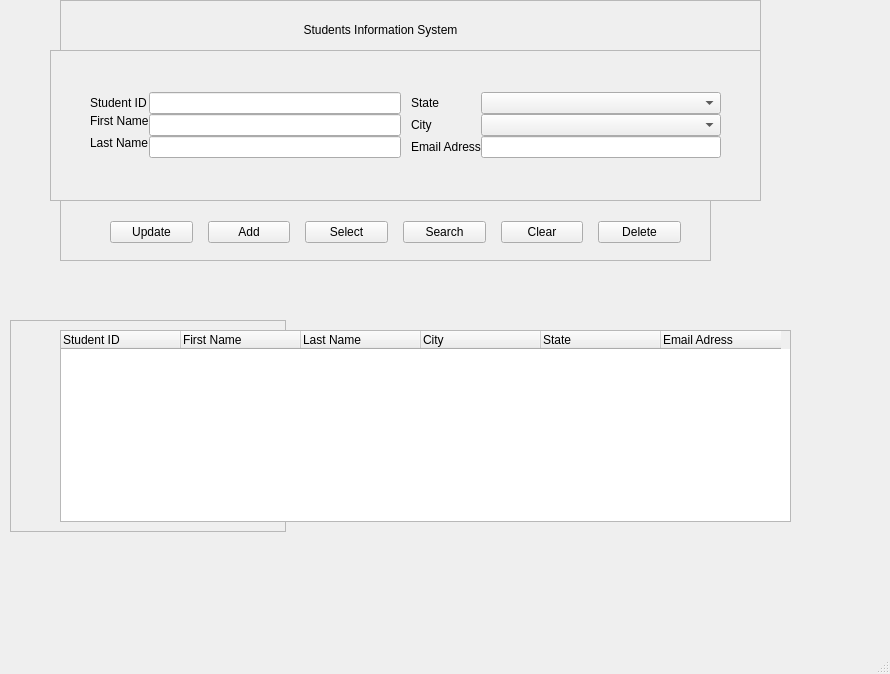
<?xml version="1.0" encoding="UTF-8"?>
<ui version="4.0">
 <class>Form</class>
 <widget class="QMainWindow" name="Form">
  <property name="geometry">
   <rect>
    <x>0</x>
    <y>0</y>
    <width>890</width>
    <height>674</height>
   </rect>
  </property>
  <property name="windowTitle">
   <string>MainWindow</string>
  </property>
  <widget class="QWidget" name="centralwidget">
   <widget class="QFrame" name="info_frame">
    <property name="geometry">
     <rect>
      <x>50</x>
      <y>50</y>
      <width>711</width>
      <height>151</height>
     </rect>
    </property>
    <property name="frameShape">
     <enum>QFrame::Shape::StyledPanel</enum>
    </property>
    <property name="frameShadow">
     <enum>QFrame::Shadow::Raised</enum>
    </property>
    <widget class="QWidget" name="">
     <property name="geometry">
      <rect>
       <x>10</x>
       <y>10</y>
       <width>691</width>
       <height>131</height>
      </rect>
     </property>
     <layout class="QGridLayout" name="gridLayout_3">
      <property name="leftMargin">
       <number>30</number>
      </property>
      <property name="topMargin">
       <number>20</number>
      </property>
      <property name="rightMargin">
       <number>30</number>
      </property>
      <property name="bottomMargin">
       <number>20</number>
      </property>
      <property name="horizontalSpacing">
       <number>10</number>
      </property>
      <item row="0" column="0">
       <layout class="QGridLayout" name="gridLayout_2">
        <item row="0" column="0">
         <widget class="QLabel" name="label">
          <property name="text">
           <string>Student ID</string>
          </property>
         </widget>
        </item>
        <item row="0" column="1">
         <widget class="QLineEdit" name="lineEdit"/>
        </item>
        <item row="1" column="0">
         <widget class="QLabel" name="label_2">
          <property name="text">
           <string>First Name</string>
          </property>
         </widget>
        </item>
        <item row="1" column="1" rowspan="2">
         <widget class="QLineEdit" name="lineEdit_2"/>
        </item>
        <item row="2" column="0" rowspan="2">
         <widget class="QLabel" name="label_3">
          <property name="text">
           <string>Last Name</string>
          </property>
         </widget>
        </item>
        <item row="3" column="1">
         <widget class="QLineEdit" name="lineEdit_3"/>
        </item>
       </layout>
      </item>
      <item row="0" column="1">
       <layout class="QGridLayout" name="gridLayout">
        <item row="0" column="0">
         <widget class="QLabel" name="label_6">
          <property name="text">
           <string>State</string>
          </property>
         </widget>
        </item>
        <item row="0" column="1">
         <widget class="QComboBox" name="comboBox_2"/>
        </item>
        <item row="1" column="0">
         <widget class="QLabel" name="label_5">
          <property name="text">
           <string>City</string>
          </property>
         </widget>
        </item>
        <item row="1" column="1">
         <widget class="QComboBox" name="comboBox"/>
        </item>
        <item row="2" column="0">
         <widget class="QLabel" name="label_4">
          <property name="text">
           <string>Email Adress</string>
          </property>
         </widget>
        </item>
        <item row="2" column="1">
         <widget class="QLineEdit" name="lineEdit_6"/>
        </item>
       </layout>
      </item>
     </layout>
    </widget>
   </widget>
   <widget class="QFrame" name="function_frame">
    <property name="geometry">
     <rect>
      <x>60</x>
      <y>200</y>
      <width>651</width>
      <height>61</height>
     </rect>
    </property>
    <property name="frameShape">
     <enum>QFrame::Shape::StyledPanel</enum>
    </property>
    <property name="frameShadow">
     <enum>QFrame::Shadow::Raised</enum>
    </property>
    <widget class="QWidget" name="">
     <property name="geometry">
      <rect>
       <x>20</x>
       <y>10</y>
       <width>631</width>
       <height>44</height>
      </rect>
     </property>
     <layout class="QGridLayout" name="gridLayout_4">
      <property name="leftMargin">
       <number>30</number>
      </property>
      <property name="topMargin">
       <number>10</number>
      </property>
      <property name="rightMargin">
       <number>30</number>
      </property>
      <property name="bottomMargin">
       <number>10</number>
      </property>
      <property name="horizontalSpacing">
       <number>15</number>
      </property>
      <item row="0" column="0">
       <widget class="QPushButton" name="update_btn">
        <property name="text">
         <string>Update</string>
        </property>
        <property name="icon">
         <iconset>
          <normaloff>icon/update.svg</normaloff>icon/update.svg</iconset>
        </property>
       </widget>
      </item>
      <item row="0" column="1">
       <widget class="QPushButton" name="add_btn">
        <property name="text">
         <string>Add</string>
        </property>
        <property name="icon">
         <iconset>
          <normaloff>icon/add.svg</normaloff>icon/add.svg</iconset>
        </property>
       </widget>
      </item>
      <item row="0" column="2">
       <widget class="QPushButton" name="select_btn">
        <property name="text">
         <string>Select</string>
        </property>
        <property name="icon">
         <iconset>
          <normaloff>icon/select.svg</normaloff>icon/select.svg</iconset>
        </property>
       </widget>
      </item>
      <item row="0" column="3">
       <widget class="QPushButton" name="search_btn">
        <property name="text">
         <string>Search</string>
        </property>
        <property name="icon">
         <iconset>
          <normaloff>icon/search.svg</normaloff>icon/search.svg</iconset>
        </property>
       </widget>
      </item>
      <item row="0" column="4">
       <widget class="QPushButton" name="clear_btn">
        <property name="text">
         <string>Clear</string>
        </property>
        <property name="icon">
         <iconset>
          <normaloff>icon/clear.svg</normaloff>icon/clear.svg</iconset>
        </property>
       </widget>
      </item>
      <item row="0" column="5">
       <widget class="QPushButton" name="delete_btn">
        <property name="text">
         <string>Delete</string>
        </property>
        <property name="icon">
         <iconset>
          <normaloff>icon/delete.svg</normaloff>icon/delete.svg</iconset>
        </property>
       </widget>
      </item>
     </layout>
    </widget>
   </widget>
   <widget class="QFrame" name="result_frame">
    <property name="geometry">
     <rect>
      <x>10</x>
      <y>320</y>
      <width>276</width>
      <height>212</height>
     </rect>
    </property>
    <property name="frameShape">
     <enum>QFrame::Shape::StyledPanel</enum>
    </property>
    <property name="frameShadow">
     <enum>QFrame::Shadow::Raised</enum>
    </property>
   </widget>
   <widget class="QFrame" name="title_frame">
    <property name="geometry">
     <rect>
      <x>60</x>
      <y>0</y>
      <width>701</width>
      <height>51</height>
     </rect>
    </property>
    <property name="frameShape">
     <enum>QFrame::Shape::StyledPanel</enum>
    </property>
    <property name="frameShadow">
     <enum>QFrame::Shadow::Raised</enum>
    </property>
    <widget class="QLabel" name="title_label">
     <property name="geometry">
      <rect>
       <x>220</x>
       <y>20</y>
       <width>201</width>
       <height>20</height>
      </rect>
     </property>
     <property name="text">
      <string>Students Information System</string>
     </property>
     <property name="alignment">
      <set>Qt::AlignmentFlag::AlignCenter</set>
     </property>
    </widget>
   </widget>
   <widget class="QTableWidget" name="result_frame_2">
    <property name="geometry">
     <rect>
      <x>60</x>
      <y>330</y>
      <width>731</width>
      <height>192</height>
     </rect>
    </property>
    <property name="focusPolicy">
     <enum>Qt::FocusPolicy::NoFocus</enum>
    </property>
    <property name="showGrid">
     <bool>false</bool>
    </property>
    <attribute name="horizontalHeaderMinimumSectionSize">
     <number>50</number>
    </attribute>
    <attribute name="horizontalHeaderDefaultSectionSize">
     <number>120</number>
    </attribute>
    <attribute name="verticalHeaderVisible">
     <bool>false</bool>
    </attribute>
    <column>
     <property name="text">
      <string>Student ID</string>
     </property>
     <property name="textAlignment">
      <set>AlignLeading|AlignVCenter</set>
     </property>
    </column>
    <column>
     <property name="text">
      <string>First Name</string>
     </property>
     <property name="textAlignment">
      <set>AlignLeading|AlignVCenter</set>
     </property>
    </column>
    <column>
     <property name="text">
      <string>Last Name</string>
     </property>
     <property name="textAlignment">
      <set>AlignLeading|AlignVCenter</set>
     </property>
    </column>
    <column>
     <property name="text">
      <string>City</string>
     </property>
     <property name="textAlignment">
      <set>AlignLeading|AlignVCenter</set>
     </property>
    </column>
    <column>
     <property name="text">
      <string>State</string>
     </property>
     <property name="textAlignment">
      <set>AlignLeading|AlignVCenter</set>
     </property>
    </column>
    <column>
     <property name="text">
      <string>Email Adress</string>
     </property>
     <property name="textAlignment">
      <set>AlignLeading|AlignVCenter</set>
     </property>
    </column>
   </widget>
  </widget>
  <widget class="QMenuBar" name="menubar">
   <property name="geometry">
    <rect>
     <x>0</x>
     <y>0</y>
     <width>890</width>
     <height>22</height>
    </rect>
   </property>
  </widget>
  <widget class="QStatusBar" name="statusbar"/>
 </widget>
 <resources/>
 <connections/>
</ui>
